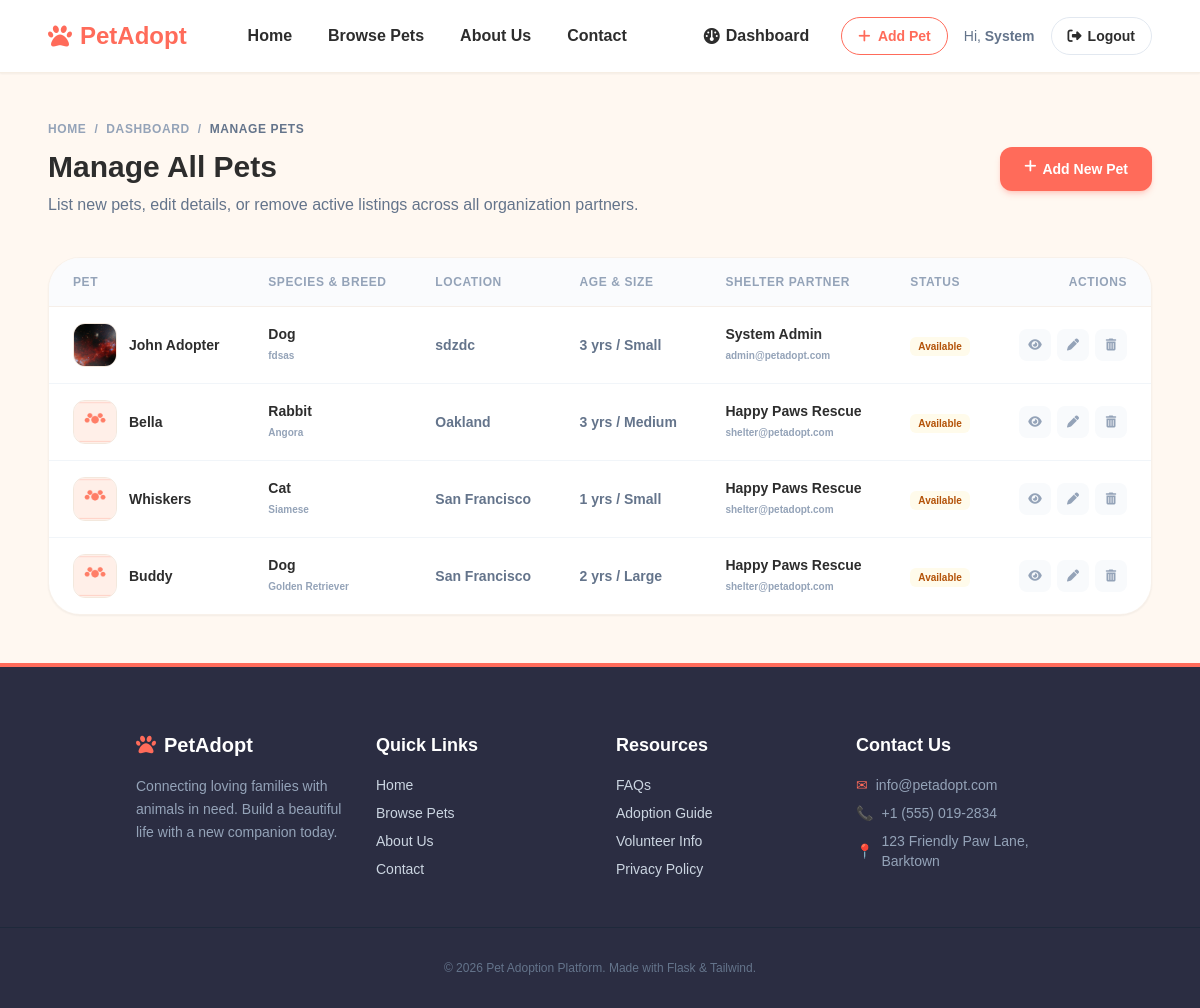
Before: /admin/manage-pets (signed in) with the older database file.
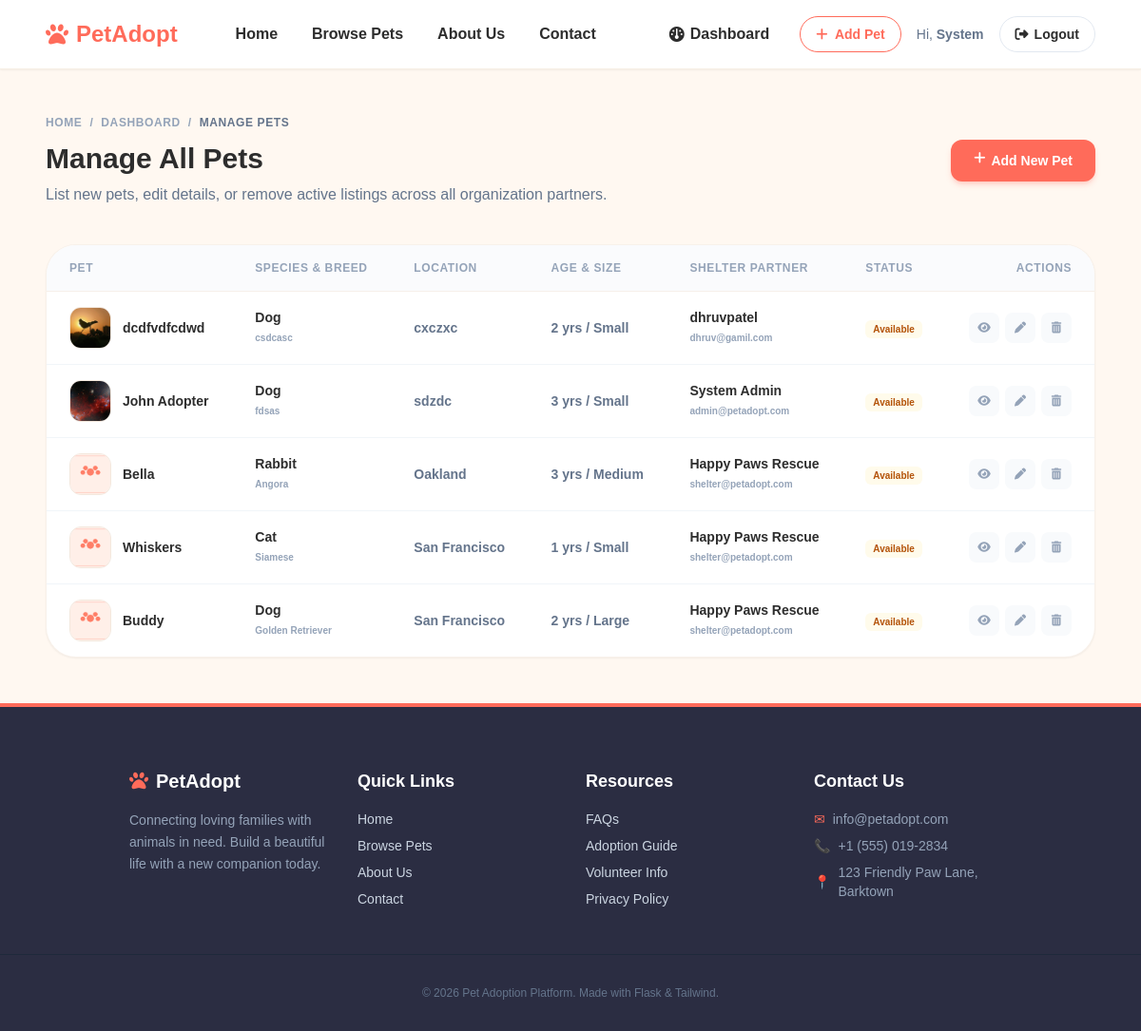
After: the same page with the newer database file.
### models.py (models this page shows, shortened)
class Pet(db.Model):
    __tablename__ = 'pets'
    id = db.Column(db.Integer, primary_key=True)
    name = db.Column(db.String(100), nullable=False)
    species = db.Column(db.String(50), nullable=False)  # Dog, Cat, Rabbit, Bird, Other
    breed = db.Column(db.String(100), nullable=True)
    age = db.Column(db.Integer, nullable=True)
    gender = db.Column(db.String(20), nullable=False)  # Male, Female
    size = db.Column(db.String(20), nullable=False)  # Small, Medium, Large
    color = db.Column(db.String(50), nullable=True)
    description = db.Column(db.Text, nullable=True)
    photo = db.Column(db.String(255), nullable=True, default='default_pet.png')
    location = db.Column(db.String(100), nullable=False)
    vaccinated = db.Column(db.Boolean, default=False)
    is_adopted = db.Column(db.Boolean, default=False)
    shelter_id = db.Column(db.Integer, db.ForeignKey('users.id'), nullable=False)
    created_at = db.Column(db.DateTime, default=datetime.utcnow)
    applications = db.relationship('AdoptionApplication', backref='pet', lazy=True, cascade="all, delete-orphan")

class User(db.Model, UserMixin):
    __tablename__ = 'users'
    id = db.Column(db.Integer, primary_key=True)
    name = db.Column(db.String(100), nullable=False)
    email = db.Column(db.String(120), unique=True, nullable=False)
    password_hash = db.Column(db.String(255), nullable=False)
    role = db.Column(db.String(20), nullable=False, default='adopter')  # adopter, shelter, admin
    phone = db.Column(db.String(20), nullable=True)
    city = db.Column(db.String(100), nullable=True)
    created_at = db.Column(db.DateTime, default=datetime.utcnow)
    pets = db.relationship('Pet', backref='shelter', lazy=True, cascade="all, delete-orphan")
    applications = db.relationship('AdoptionApplication', backref='applicant', lazy=True, cascade="all, delete-orphan")

### admin_routes.py (the view)
@admin_bp.route('/admin/manage-pets')
@login_required
@role_required('admin')
def manage_pets():
    pets = Pet.query.order_by(Pet.created_at.desc()).all()
    return render_template('admin/manage_pets.html', pets=pets)

### utils.py (called while the page is built)
def role_required(*roles):
    def decorator(f):
        @wraps(f)
        def decorated_function(*args, **kwargs):
            if not current_user.is_authenticated or current_user.role not in roles:
                abort(403)
            return f(*args, **kwargs)
        return decorated_function
    return decorator

### templates/admin/manage_pets.html (shortened to what the changed rows need)
{% extends 'base.html' %}
{% block content %}
<div class="container mx-auto max-w-7xl px-6 md:px-12 py-12 text-left">
    <div class="mb-10 flex flex-col md:flex-row md:items-center justify-between gap-6 animate-fade-in-up">
        <div>
            <h1 class="text-3xl font-black text-dark mb-2">Manage All Pets</h1>
        </div>
    </div>
    <div class="animate-fade-in-up" style="animation-delay: 100ms;">
        {% if pets %}
            <div class="hidden md:block bg-white border border-border/60 rounded-[32px] overflow-hidden shadow-sm">
                <table class="w-full text-left border-collapse">
                    <thead>
                        <tr class="bg-slate-50/70 border-b border-border/60">
                            <th class="py-4 px-6 text-xs font-bold text-slate-400 uppercase tracking-wider">Pet</th>
                            <th class="py-4 px-6 text-xs font-bold text-slate-400 uppercase tracking-wider">Species &amp; Breed</th>
                            <th class="py-4 px-6 text-xs font-bold text-slate-400 uppercase tracking-wider">Location</th>
                            <th class="py-4 px-6 text-xs font-bold text-slate-400 uppercase tracking-wider">Age &amp; Size</th>
                            <th class="py-4 px-6 text-xs font-bold text-slate-400 uppercase tracking-wider">Shelter Partner</th>
                            <th class="py-4 px-6 text-xs font-bold text-slate-400 uppercase tracking-wider">Status</th>
                            <th class="py-4 px-6 text-xs font-bold text-slate-400 uppercase tracking-wider text-right">Actions</th>
                        </tr>
                    </thead>
                    <tbody class="divide-y divide-slate-100">
                        {% for pet in pets %}
                            <tr class="hover:bg-slate-50/30 transition-colors">
                                <td class="py-4 px-6">
                                    <div class="flex items-center gap-3">
                                        <div class="w-11 h-11 rounded-xl overflow-hidden border border-border bg-slate-50 flex-shrink-0">
                                            {% if pet.photo %}
                                                <img src="{{ url_for('static', filename='uploads/pet_photos/' + pet.photo) }}" alt="{{ pet.name }}" class="w-full h-full object-cover">
                                            {% else %}
                                                <img src="{{ url_for('static', filename='uploads/pet_photos/default_pet.png') }}" alt="{{ pet.name }}" class="w-full h-full object-cover">
                                            {% endif %}
                                        </div>
                                        <h4 class="text-sm font-black text-dark">{{ pet.name }}</h4>
                                    </div>
                                </td>
                                <td class="py-4 px-6 text-sm text-dark font-bold">
                                    {{ pet.species }}
                                    <span class="block text-[10px] text-slate-400 font-semibold mt-0.5">
                                        {% if pet.breed %}{{ pet.breed }}{% else %}Mixed{% endif %}
                                    </span>
                                </td>
                                <td class="py-4 px-6 text-sm text-slate-500 font-semibold">
                                    {{ pet.location }}
                                </td>
                                <td class="py-4 px-6 text-sm text-slate-500 font-semibold">
                                    {{ pet.age }} yrs / {{ pet.size }}
                                </td>
                                <td class="py-4 px-6 text-sm text-dark font-bold">
                                    {{ pet.shelter.name }}
                                    <span class="block text-[10px] text-slate-400 font-semibold mt-0.5">
                                        {{ pet.shelter.email }}
                                    </span>
                                </td>
                                <td class="py-4 px-6">
                                    {% if pet.is_adopted %}
                                        <span class="inline-flex text-[10px] font-bold px-2 py-0.5 bg-emerald-50 text-emerald-700 rounded-md">Adopted</span>
                                    {% else %}
                                        <span class="inline-flex text-[10px] font-bold px-2 py-0.5 bg-amber-50 text-amber-700 rounded-md">Available</span>
                                    {% endif %}
                                </td>
                                <td class="py-4 px-6 text-right">
                                    <div class="flex justify-end items-center gap-1.5">
                                        <a
                                          href="{{ url_for('pets.pet_detail', pet_id=pet.id) }}"
                                          class="w-8 h-8 rounded-lg bg-slate-50 text-slate-400 hover:text-primary hover:bg-primary-light flex items-center justify-center transition-colors"
                                          title="View Details"
                                        >
                                            <i class="fa-solid fa-eye text-xs"></i>
                                        </a>
                                        <a
                                          href="{{ url_for('pets.edit_pet', pet_id=pet.id) }}"
                                          class="w-8 h-8 rounded-lg bg-slate-50 text-slate-400 hover:text-emerald-500 hover:bg-emerald-50 flex items-center justify-center transition-colors"
                                          title="Edit details"
                                        >
                                            <i class="fa-solid fa-pen text-xs"></i>
                                        </a>
                                        <form
                                          action="{{ url_for('pets.delete_pet', pet_id=pet.id) }}"
                                          method="POST"
                                          class="inline-block"
                                          onsubmit="return confirm('Are you sure you want to delete listing for {{ pet.name }}?');"
                                        >
                                            <button
                                              type="submit"
                                              class="w-8 h-8 rounded-lg bg-slate-50 text-slate-400 hover:text-red-500 hover:bg-red-50 flex items-center justify-center transition-colors"
                                              title="Delete listing"
                                            >
                                                <i class="fa-solid fa-trash-can text-xs"></i>
                                            </button>
                                        </form>
                                    </div>
                                </td>
                            </tr>
                        {% endfor %}
                    </tbody>
                </table>
            </div>
        {% endif %}
    </div>
</div>
{% endblock %}

Changed rows visible on the page:
added Pet: photo (picture), name "dcdfvdfcdwd", species "Dog", breed "csdcasc", location "cxczxc", age "2", size "Small", shelter.name "dhruvpatel", shelter.email "dhruv@gamil.com", is_adopted "Available"
